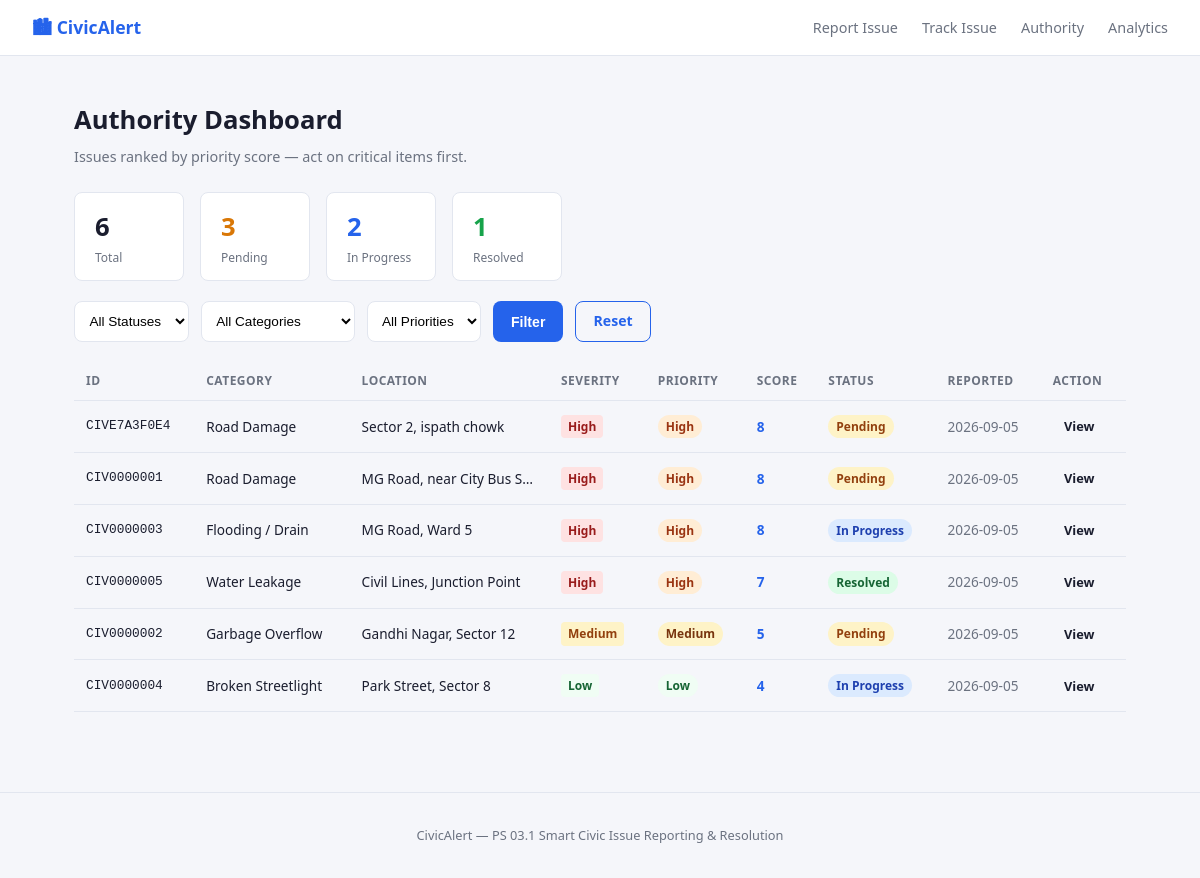
/admin, run on an earlier commit of the app's database.
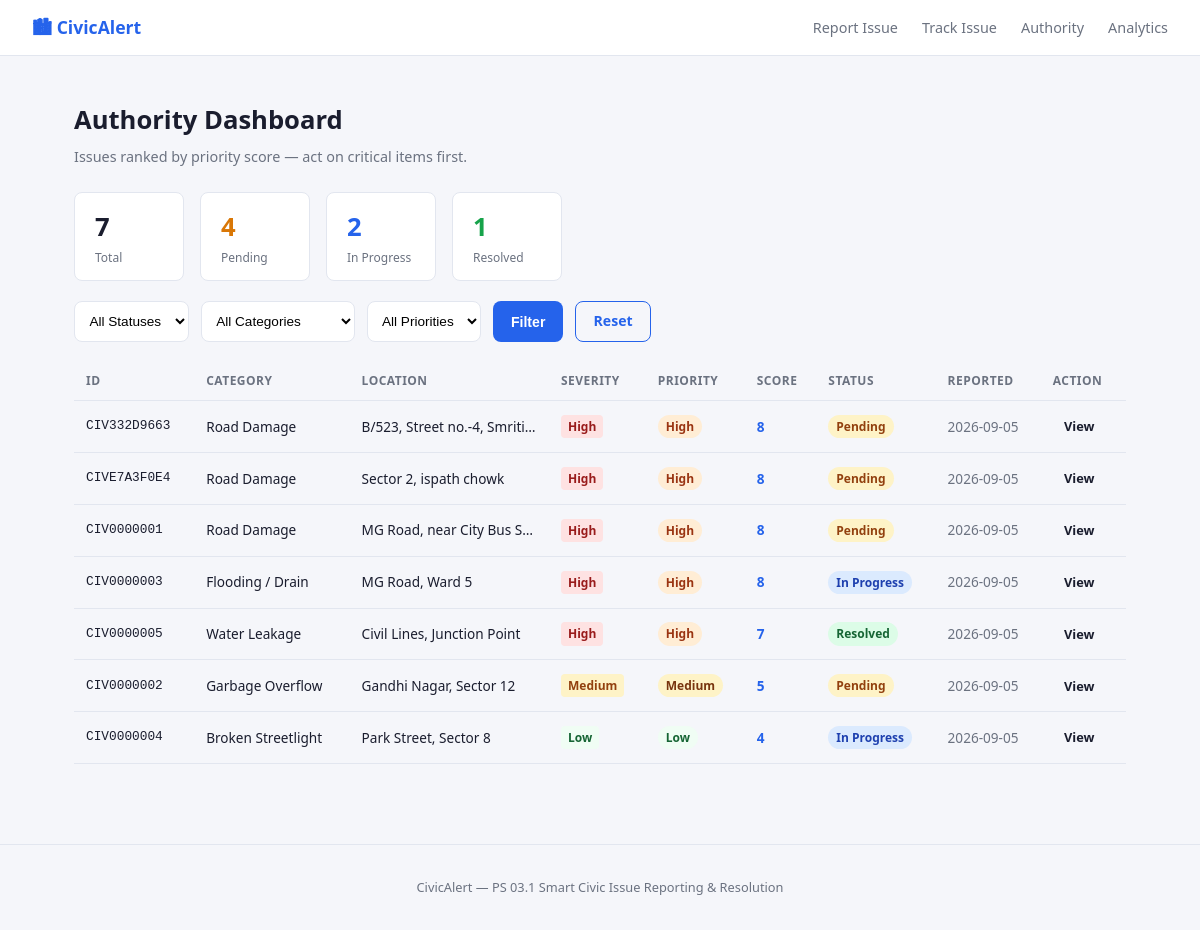
And on a later commit of the database.
### tables this page shows
CREATE TABLE issues (
        id          TEXT PRIMARY KEY,
        name        TEXT NOT NULL,
        phone       TEXT,
        category    TEXT NOT NULL,
        severity    TEXT NOT NULL,
        description TEXT NOT NULL,
        location    TEXT NOT NULL,
        photo       TEXT,
        status      TEXT DEFAULT 'Pending',
        priority_score INTEGER DEFAULT 0,
        priority_label TEXT DEFAULT 'Low',
        assigned_to TEXT,
        admin_notes TEXT,
        created_at  TEXT NOT NULL,
        updated_at  TEXT NOT NULL
    );

### app.py (the view)
@app.route('/admin')
def admin():
    conn = get_db()
    status_filter   = request.args.get('status', '')
    category_filter = request.args.get('category', '')
    priority_filter = request.args.get('priority', '')
    query = 'SELECT * FROM issues WHERE 1=1'
    params = []
    if status_filter:
        query += ' AND status=?'; params.append(status_filter)
    if category_filter:
        query += ' AND category=?'; params.append(category_filter)
    if priority_filter:
        query += ' AND priority_label=?'; params.append(priority_filter)
    query += ' ORDER BY priority_score DESC, created_at DESC'
    issues = conn.execute(query, params).fetchall()
    stats = {
        'total':    conn.execute('SELECT COUNT(*) FROM issues').fetchone()[0],
        'pending':  conn.execute("SELECT COUNT(*) FROM issues WHERE status='Pending'").fetchone()[0],
        'progress': conn.execute("SELECT COUNT(*) FROM issues WHERE status='In Progress'").fetchone()[0],
        'resolved': conn.execute("SELECT COUNT(*) FROM issues WHERE status='Resolved'").fetchone()[0],
    }
    conn.close()
    return render_template('admin.html', issues=issues, stats=stats,
                           status_filter=status_filter,
                           category_filter=category_filter,
                           priority_filter=priority_filter)

### app.py (called while the page is built)
def get_db():
    conn = sqlite3.connect(DB_PATH)
    conn.row_factory = sqlite3.Row
    return conn

### templates/admin.html (shortened to what this page needs)
{% extends "base.html" %}
{% block content %}
<div class="page-header">
  <h1>Authority Dashboard</h1>
  <p>Issues ranked by priority score — act on critical items first.</p>
</div>
<div class="stats-bar">
  <div class="stat-item">
    <span class="stat-num">{{ stats.total }}</span>
    <span class="stat-label">Total</span>
  </div>
  <div class="stat-item stat-pending">
    <span class="stat-num">{{ stats.pending }}</span>
    <span class="stat-label">Pending</span>
  </div>
  <div class="stat-item stat-progress">
    <span class="stat-num">{{ stats.progress }}</span>
    <span class="stat-label">In Progress</span>
  </div>
  <div class="stat-item stat-resolved">
    <span class="stat-num">{{ stats.resolved }}</span>
    <span class="stat-label">Resolved</span>
  </div>
</div>
<form class="filter-bar" method="GET" action="{{ url_for('admin') }}">
  <select name="status">
    <option value="">All Statuses</option>
  </select>
  <select name="category">
    <option value="">All Categories</option>
  </select>
  <select name="priority">
    <option value="">All Priorities</option>
  </select>
  <button type="submit" class="btn btn-primary">Filter</button>
  <a href="{{ url_for('admin') }}" class="btn btn-outline">Reset</a>
</form>
{% if issues %}
<div class="table-wrap">
  <table class="issue-table">
    <thead>
      <tr>
        <th>ID</th>
        <th>Category</th>
        <th>Location</th>
        <th>Severity</th>
        <th>Priority</th>
        <th>Score</th>
        <th>Status</th>
        <th>Reported</th>
        <th>Action</th>
      </tr>
    </thead>
    <tbody>
      {% for issue in issues %}
      <tr>
        <td class="mono">{{ issue.id }}</td>
        <td>{{ issue.category }}</td>
        <td class="loc-cell">{{ issue.location }}</td>
        <td><span class="sev-badge sev-{{ issue.severity | lower }}">{{ issue.severity }}</span></td>
        <td><span class="badge badge-priority-{{ issue.priority_label | lower }}">{{ issue.priority_label }}</span></td>
        <td class="score-cell">{{ issue.priority_score }}</td>
        <td><span class="badge badge-{{ issue.status | lower | replace(' ','_') }}">{{ issue.status }}</span></td>
        <td class="date-cell">{{ issue.created_at[:10] }}</td>
        <td><a href="{{ url_for('admin_issue', issue_id=issue.id) }}" class="btn btn-sm">View</a></td>
      </tr>
      {% endfor %}
    </tbody>
  </table>
</div>
{% else %}
<div class="empty-state">No issues found matching filters.</div>
{% endif %}
{% endblock %}

### templates/base.html (shortened to what this page needs)
<!DOCTYPE html>
<html lang="en">
<head>
  <link rel="stylesheet" href="{{ url_for('static', filename='style.css') }}"/>
</head>
<body>
<nav class="navbar">
  <a class="nav-brand" href="{{ url_for('home') }}">🏙 CivicAlert</a>
  <div class="nav-links">
    <a href="{{ url_for('report') }}">Report Issue</a>
    <a href="{{ url_for('track') }}">Track Issue</a>
    <a href="{{ url_for('admin') }}">Authority</a>
    <a href="{{ url_for('analytics') }}">Analytics</a>
  </div>
</nav>
<main class="main-content">
  {% block content %}{% endblock %}
</main>
<footer class="footer">
  <p>CivicAlert &mdash; PS 03.1 Smart Civic Issue Reporting & Resolution</p>
</footer>
</body>
</html>

### static/style.css (style rules this page uses)
:root { --bg: #f5f6fa; --surface: #ffffff; --border: #e2e6ef; --text: #1a1d2e; --muted: #6b7280; --primary: #2563eb; --primary-h:#1d4ed8; --success: #16a34a; --warning: #d97706; --danger: #dc2626; --info: #0891b2; --radius: 8px; --shadow: 0 1px 4px rgba(0,0,0,.08); }
*, *::before, *::after { box-sizing: border-box; margin: 0; padding: 0; }
body { font-family: 'Segoe UI', system-ui, sans-serif; background: var(--bg); color: var(--text); font-size: 15px; line-height: 1.6; }
a { color: inherit; text-decoration: none; }
.navbar { background: var(--surface); border-bottom: 1px solid var(--border); display: flex; align-items: center; justify-content: space-between; padding: 0 2rem; height: 56px; position: sticky; top: 0; z-index: 100; }
.nav-brand { font-weight: 700; font-size: 1.1rem; color: var(--primary); }
.nav-links { display: flex; gap: 1.5rem; }
.nav-links a { color: var(--muted); font-size: 0.9rem; padding: 4px 0; }
.main-content { max-width: 1100px; margin: 0 auto; padding: 2rem 1.5rem; }
.page-header { margin-bottom: 1.5rem; }
.page-header h1 { font-size: 1.6rem; font-weight: 700; }
.page-header p { color: var(--muted); font-size: .9rem; margin-top: .25rem; }
.footer { text-align: center; padding: 2rem; color: var(--muted); font-size: .8rem; border-top: 1px solid var(--border); margin-top: 3rem; }
.btn { display: inline-block; padding: .5rem 1.1rem; border-radius: var(--radius); font-size: .88rem; font-weight: 600; cursor: pointer; border: none; transition: background .15s, color .15s; }
.btn-primary { background: var(--primary); color: #fff; }
.btn-outline { background: transparent; color: var(--primary); border: 1.5px solid var(--primary); }
.btn-sm { padding: .3rem .7rem; font-size: .8rem; }
.badge { display: inline-block; padding: 2px 8px; border-radius: 20px; font-size: .75rem; font-weight: 600; }
.badge-pending { background:#fef3c7; color:#92400e; }
.badge-in_progress { background:#dbeafe; color:#1e40af; }
.badge-resolved { background:#dcfce7; color:#166534; }
.badge-priority-high { background:#ffedd5; color:#9a3412; }
.badge-priority-medium { background:#fef3c7; color:#78350f; }
.badge-priority-low { background:#f0fdf4; color:#166534; }
.sev-badge { display:inline-block; padding:2px 7px; border-radius:4px; font-size:.75rem; font-weight:600; }
.sev-high { background:#fee2e2; color:#991b1b; }
.sev-medium { background:#fef3c7; color:#92400e; }
.sev-low { background:#f0fdf4; color:#166534; }
.stats-bar { display: flex; gap: 1rem; margin-bottom: 1.25rem; flex-wrap: wrap; }
.stat-item { background: var(--surface); border: 1px solid var(--border); border-radius: var(--radius); padding: .85rem 1.25rem; display: flex; flex-direction: column; min-width: 110px; }
.stat-num { font-size: 1.6rem; font-weight: 800; }
.stat-label { font-size: .75rem; color: var(--muted); }
.stat-pending .stat-num { color: var(--warning); }
.stat-progress .stat-num { color: var(--primary); }
.stat-resolved .stat-num { color: var(--success); }
.filter-bar { display: flex; gap: .75rem; margin-bottom: 1.25rem; flex-wrap: wrap; }
.filter-bar select { padding: .45rem .65rem; border: 1.5px solid var(--border); border-radius: var(--radius); font-size: .85rem; background: var(--surface); }
.table-wrap { overflow-x: auto; }
.issue-table { width: 100%; border-collapse: collapse; font-size: .85rem; }
.issue-table th { background: var(--bg); text-align: left; padding: .6rem .75rem; font-size: .75rem; font-weight: 700; color: var(--muted); text-transform: uppercase; letter-spacing: .04em; border-bottom: 1px solid var(--border); }
.issue-table td { padding: .65rem .75rem; border-bottom: 1px solid var(--border); vertical-align: middle; }
.mono { font-family: monospace; font-size: .8rem; }
.loc-cell { max-width: 180px; overflow: hidden; text-overflow: ellipsis; white-space: nowrap; }
.date-cell { white-space: nowrap; color: var(--muted); }
.score-cell { font-weight: 700; color: var(--primary); }

What changed in the data, as far as the page shows it:
added issues: id "CIV332D9663", category "Road Damage", location "B/523, Street no.-4, Smriti…", severity "High", priority_label "High", priority_score "8", status "Pending", created_at "2026-09-05"
Also different on the page:
{{ stats.total }}: "6" → "7"
{{ stats.pending }}: "3" → "4"
